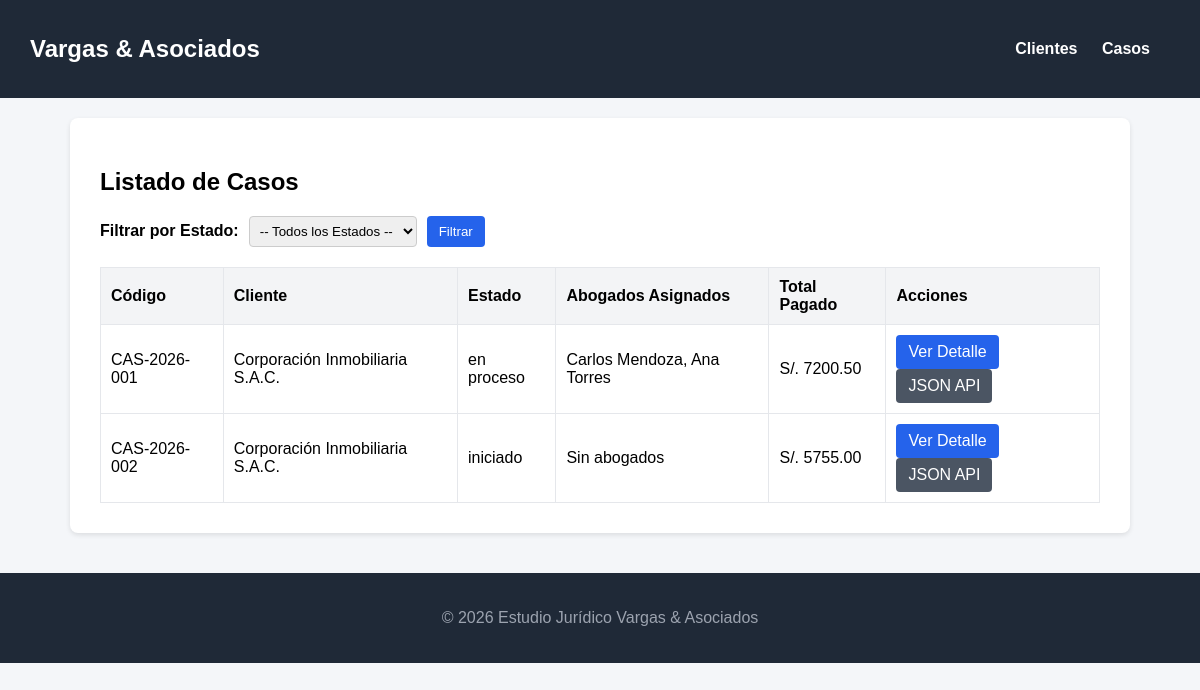
The app's page /casos/ with its own data.
### casos/models.py (models this page shows, shortened)
class Caso(models.Model):
    codigo = models.CharField(max_length=20, unique=True)
    titulo = models.CharField(max_length=200)
    descripcion = models.TextField()
    fecha_inicio = models.DateField()
    cliente = models.ForeignKey(Cliente, on_delete=models.PROTECT, related_name='casos')
    estado = models.ForeignKey(EstadoCaso, on_delete=models.PROTECT, related_name='casos')
    abogados = models.ManyToManyField(User, related_name='casos_asignados')
    def total_pagado(self):
        resultado = self.pagos.aggregate(total=Sum('monto'))['total']
        return resultado if resultado is not None else 0.00

class Cliente(models.Model):
    nombres = models.CharField(max_length=150)
    documento = models.CharField(max_length=20, unique=True)  # DNI o RUC único
    telefono = models.CharField(max_length=20, blank=True, null=True)
    correo = models.EmailField()

class EstadoCaso(models.Model):
    nombre = models.CharField(max_length=50, unique=True)
    permite_pagos = models.BooleanField(default=True)

### casos/views.py (the view)
# urls.py: path('casos/', views.lista_casos, name='lista_casos'),
def lista_casos(request):
    estados = EstadoCaso.objects.all()
    estado_id = request.GET.get('estado')
    if not estado_id:
        estado_id = request.COOKIES.get('ultimo_estado')
    casos = Caso.objects.all().select_related('cliente', 'estado').prefetch_related('abogados')
    if estado_id and estado_id != 'todos':
        casos = casos.filter(estado_id=estado_id)
    response = render(request, 'casos/caso_list.html', {
        'casos': casos,
        'estados': estados,
        'estado_seleccionado': str(estado_id) if estado_id else ''
    })
    if request.GET.get('estado'):
        response.set_cookie('ultimo_estado', request.GET.get('estado'), max_age=60*60*24*7) # 7 días
    return response

### templates/casos/caso_list.html (shortened to what this page needs)
{% extends 'casos/base.html' %}
{% block contenido %}
<h2>Listado de Casos</h2>
<form method="GET" style="margin-bottom: 20px; display: flex; align-items: center; gap: 10px;">
    <label for="estado"><strong>Filtrar por Estado:</strong></label>
    <select name="estado" id="estado" style="padding: 6px; border-radius: 4px; border: 1px solid #ccc;">
        <option value="todos">-- Todos los Estados --</option>
    </select>
    <button type="submit" class="btn">Filtrar</button>
</form>
<table>
    <thead>
        <tr>
            <th>Código</th>
            <th>Cliente</th>
            <th>Estado</th>
            <th>Abogados Asignados</th>
            <th>Total Pagado</th>
            <th>Acciones</th>
        </tr>
    </thead>
    <tbody>
        {% for caso in casos %}
        <tr>
            <td>{{ caso.codigo }}</td>
            <td>{{ caso.cliente.nombres }}</td>
            <td>{{ caso.estado.nombre }}</td>
            <td>
                {% for abogado in caso.abogados.all %}
                    {{ abogado.get_full_name|default:abogado.username }}{% if not forloop.last %}, {% endif %}
                {% empty %}
                    Sin abogados
                {% endfor %}
            </td>
            <td>S/. {{ caso.total_pagado|floatformat:2 }}</td>
            <td>
                <a href="{% url 'detalle_caso' caso.id %}" class="btn">Ver Detalle</a>
                <a href="{% url 'api_caso' caso.id %}" target="_blank" class="btn btn-secondary">JSON API</a>
            </td>
        </tr>
        {% empty %}
        <tr>
            <td colspan="6">No existen casos para el filtro seleccionado.</td>
        </tr>
        {% endfor %}
    </tbody>
</table>
{% endblock %}

### templates/casos/base.html (style rules this page uses)
body { font-family: Arial, sans-serif; margin: 0; padding: 0; background-color: #f4f6f9; }
table { width: 100%; border-collapse: collapse; margin-top: 15px; }
table, th, td { border: 1px solid #e5e7eb; padding: 10px; text-align: left; }
th { background-color: #f3f4f6; }
.btn { display: inline-block; padding: 8px 12px; background-color: #2563eb; color: white; text-decoration: none; border-radius: 4px; border: none; cursor: pointer; }
.btn-secondary { background-color: #4b5563; }

### records on screen
Caso: codigo "CAS-2026-001", cliente.nombres "Corporación Inmobiliaria S.A.C.", estado.nombre "en proceso", total_pagado "7200.50"
Caso: codigo "CAS-2026-002", cliente.nombres "Corporación Inmobiliaria S.A.C.", estado.nombre "iniciado", total_pagado "5755.00"

### other values on screen
{{ abogado.get_full_name|default:abogado.username }} "Carlos Mendoza"
{{ abogado.get_full_name|default:abogado.username }} "Ana Torres"
